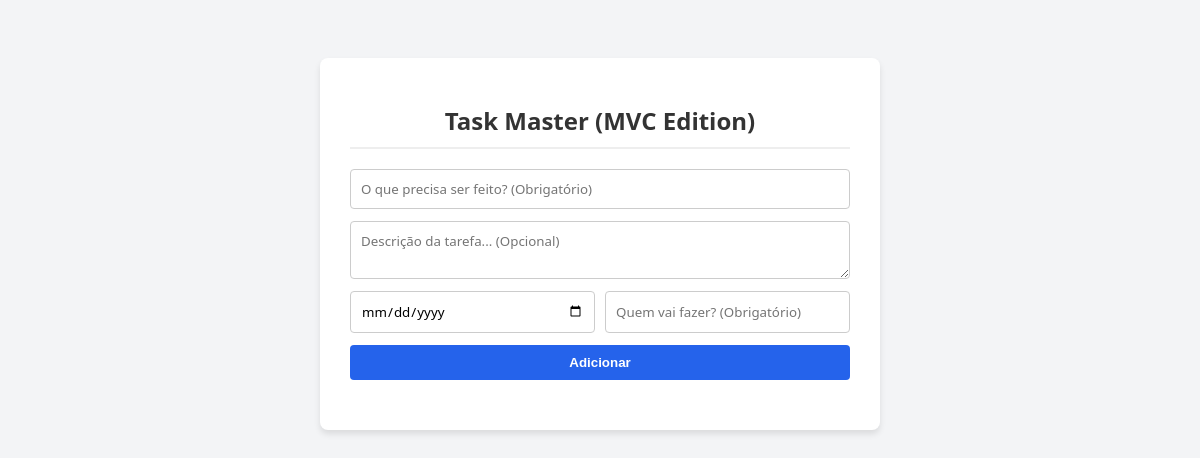
Before: / with the older database file.
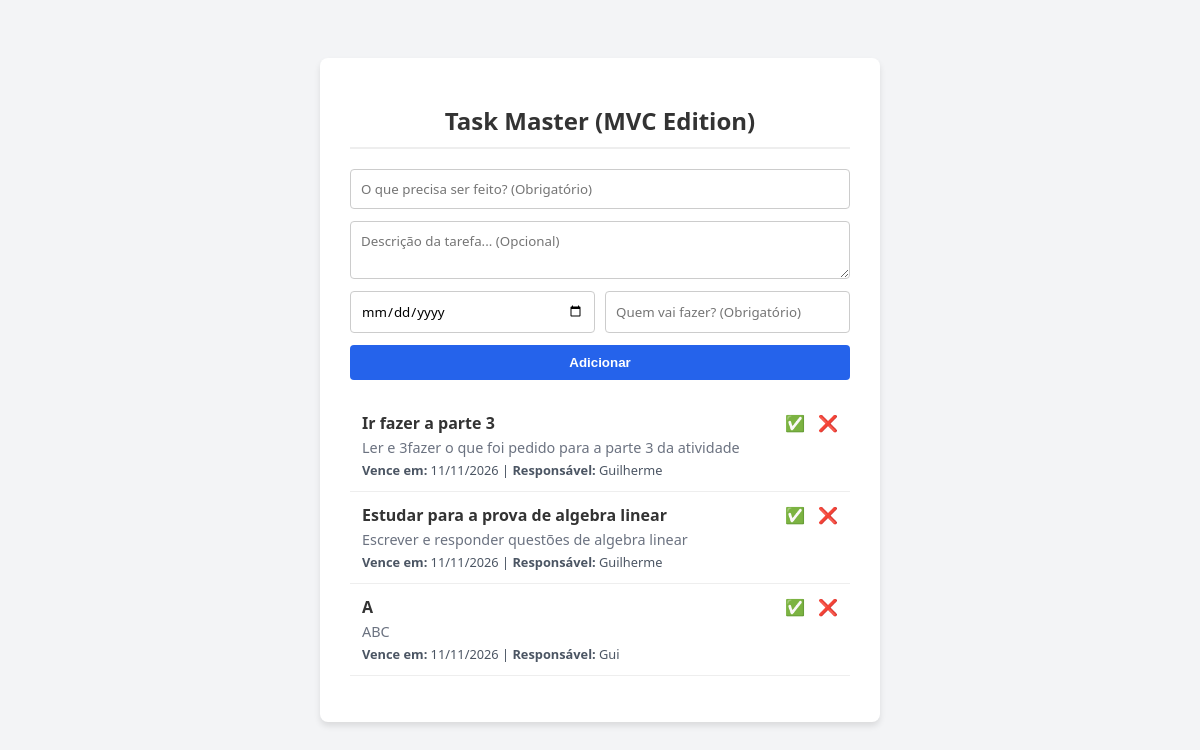
After: the same page with the newer database file.
### tables this page shows
CREATE TABLE tasks (
    id INTEGER PRIMARY KEY AUTOINCREMENT,
    title TEXT NOT NULL,
    description TEXT,
    due_date TEXT NOT NULL,
    assignee TEXT NOT NULL,
    done INTEGER DEFAULT 0
);

### src/Controller/TaskController.php (called while the page is built, shortened)
<?php
class TaskController {
    private $model;
    public function __construct(PDO $pdo) {
        $this->model = new Task($pdo);
    }
    public function index($error = null) {
        $tasks = $this->model->getAll();
        require __DIR__ . '/../View/list.php';
    }
}
?>

### src/Model/Task.php (called while the page is built, shortened)
<?php
class Task {
    private $pdo;
    public function __construct(PDO $pdo) {
        $this->pdo = $pdo;
    }
    public function getAll() {
        $stmt = $this->pdo->query("SELECT * FROM tasks ORDER BY id DESC");
        return $stmt->fetchAll(PDO::FETCH_ASSOC);
    }
}
?>

### src/View/list.php (the view, shortened to what this page needs)
<!DOCTYPE html>
<html lang="pt-BR">
<head>
</head>
<body>
<div class="container">
    <h1>Task Master (MVC Edition)</h1>
    <form method="POST" action="index.php?action=create" class="form-vertical">
        <input type="text" name="title" placeholder="O que precisa ser feito? (Obrigatório)" autocomplete="off" required>
        <textarea name="description" placeholder="Descrição da tarefa... (Opcional)" rows="2"></textarea>
        <div class="form-row">
            <input type="date" name="due_date" title="Data de Vencimento (Obrigatório)" required>
            <input type="text" name="assignee" placeholder="Quem vai fazer? (Obrigatório)" autocomplete="off" required>
        </div>
        <button type="submit">Adicionar</button>
    </form>
    <ul>
        <?php foreach ($tasks as $task): ?>
            <li class="<?php echo $task['done'] ? 'done' : ''; ?>">
                <div class="task-content">
                    <span class="task-title"><?php echo htmlspecialchars($task['title']); ?></span>
                    <?php if (!empty($task['description'])): ?>
                        <span class="task-desc"><?php echo htmlspecialchars($task['description']); ?></span>
                    <?php endif; ?>
                    <div class="task-meta">
                         <strong>Vence em:</strong> <?php echo !empty($task['due_date']) ? date('d/m/Y', strtotime($task['due_date'])) : ''; ?> |
                         <strong>Responsável:</strong> <?php echo htmlspecialchars($task['assignee'] ?? ''); ?>
                    </div>
                </div>
                <div class="actions">
                    <?php if (!$task['done']): ?>
                        <a href="index.php?action=complete&id=<?php echo $task['id']; ?>" title="Concluir">✅</a>
                    <?php endif; ?>
                    <a href="index.php?action=delete&id=<?php echo $task['id']; ?>" onclick="return confirm('Tem certeza que deseja excluir esta tarefa?');" title="Excluir">❌</a>
                </div>
            </li>
        <?php endforeach; ?>
    </ul>
</div>
</body>
</html>

### index.php (shortened to what this page needs)
<?php
spl_autoload_register(function ($class) {
    $dirs = ['Model', 'Controller', 'View'];
    foreach ($dirs as $dir) {
        $file = __DIR__ . "/src/$dir/$class.php";
    }
});
$pdo = new PDO('sqlite:' . __DIR__ . '/tasks.sqlite');
$pdo->setAttribute(PDO::ATTR_ERRMODE, PDO::ERRMODE_EXCEPTION);
$controller = new TaskController($pdo);
$action = $_GET['action'] ?? 'index';
if (method_exists($controller, $action)) {
    $controller->$action();
} else {
    echo "Página não encontrada 404";
}
?>

### src/View/list.php (style rules this page uses)
body { font-family: 'Segoe UI', Tahoma, Geneva, Verdana, sans-serif; background-color: #f3f4f6; color: #333; display: flex; justify-content: center; padding: 50px 20px; }
.container { background: #fff; padding: 30px; border-radius: 8px; box-shadow: 0 4px 6px rgba(0,0,0,0.1); width: 100%; max-width: 500px; }
h1 { font-size: 1.5rem; text-align: center; border-bottom: 2px solid #eee; padding-bottom: 10px; }
.form-vertical { display: flex; flex-direction: column; gap: 12px; margin-top: 20px; margin-bottom: 20px; }
.form-row { display: flex; gap: 10px; }
.form-row input { flex: 1; width: 100%; }
input[type="text"], input[type="date"], textarea { box-sizing: border-box; width: 100%; padding: 10px; border: 1px solid #ccc; border-radius: 4px; font-family: inherit; }
button { background: #2563eb; color: white; border: none; padding: 10px 15px; border-radius: 4px; cursor: pointer; font-weight: bold; }
ul { list-style: none; padding: 0; }
li { display: flex; justify-content: space-between; align-items: flex-start; padding: 12px; border-bottom: 1px solid #eee; }
.task-content { display: flex; flex-direction: column; gap: 4px; }
.task-title { font-weight: bold; }
.task-desc { font-size: 0.9rem; color: #6b7280; }
.task-meta { font-size: 0.8rem; color: #4b5563; }
.actions { display: flex; gap: 8px; }
.actions a { text-decoration: none; margin-left: 5px; cursor: pointer; }

Changed rows visible on the page:
added tasks: title "Ir fazer a parte 3", description "Ler e 3fazer o que foi pedido para a parte 3 da atividade", due_date "11/11/2026", assignee "Guilherme"
added tasks: title "Estudar para a prova de algebra linear", description "Escrever e responder questões de algebra linear", due_date "11/11/2026", assignee "Guilherme"
added tasks: title "A", description "ABC", due_date "11/11/2026", assignee "Gui"
